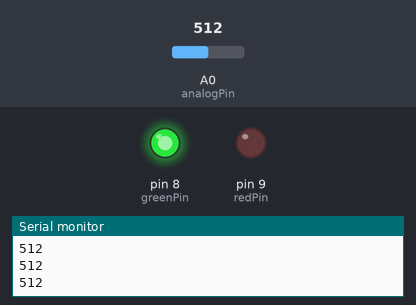
A sketch run on a simulated Arduino Uno, built with avr-gcc and run on an emulated ATmega328P. On the bench: output pins drawn as LEDs (lit = HIGH), the last lines printed to the serial monitor. The test bench sets the inputs (shaded band); at power-on: A0 (analogPin) = 512.

Above: at 1.2 s.
1.3 s: A0 (analogPin) set to 96
2.8 s: A0 (analogPin) set to 81
At 4.1 s:
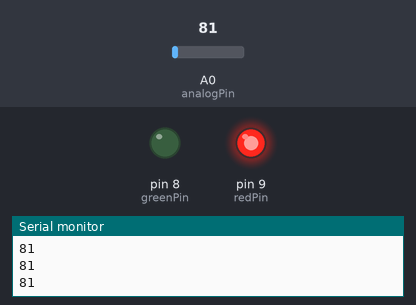
4.5 s: A0 (analogPin) set to 100
At 5.3 s:
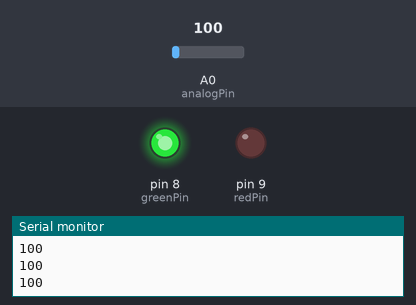
6.0 s: A0 (analogPin) set to 80
At 6.5 s:
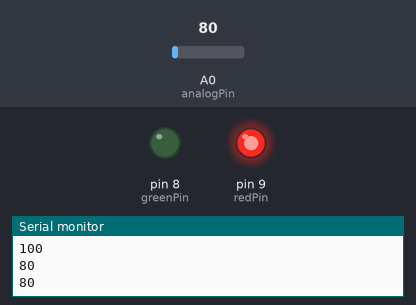
Timing chart, 0 to 8.5 s (numbered marks = the images above; inputs shaded):
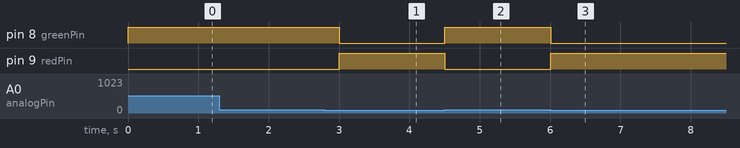

Measured:
- the behaviour switches between 90 and 89 on A0 (analogPin) (found by bisection; images 0 and 1)
- after the input at 2.8 s, pin 8 (greenPin): HIGH → LOW after 0.20 s; pin 9 (redPin): LOW → HIGH after 0.20 s
- after the input at 4.5 s, pin 8 (greenPin): LOW → HIGH at once; pin 9 (redPin): HIGH → LOW at once
- after the input at 6.0 s, pin 8 (greenPin): HIGH → LOW at once; pin 9 (redPin): LOW → HIGH at once

The sketch:

photoresistive_sensors_and_LEDs.ino
```cpp
int analogPin=A0;
int photoValue;
int wait=250;
int greenPin=8;
int redPin=9;

void setup() {
  // put your setup code here, to run once:
Serial.begin(1000000);
pinMode(analogPin,INPUT);
pinMode(greenPin,OUTPUT);
pinMode(redPin,OUTPUT);

}

void loop() {
  // put your main code here, to run repeatedly:
  photoValue=analogRead(analogPin);
  Serial.println(photoValue);
 if (photoValue>90)
 {
  digitalWrite(greenPin,HIGH);
  digitalWrite(redPin,LOW);
  }
  if (photoValue<90){
  digitalWrite(redPin,HIGH);
  digitalWrite(greenPin,LOW);
  }
  delay(wait);
}
```
